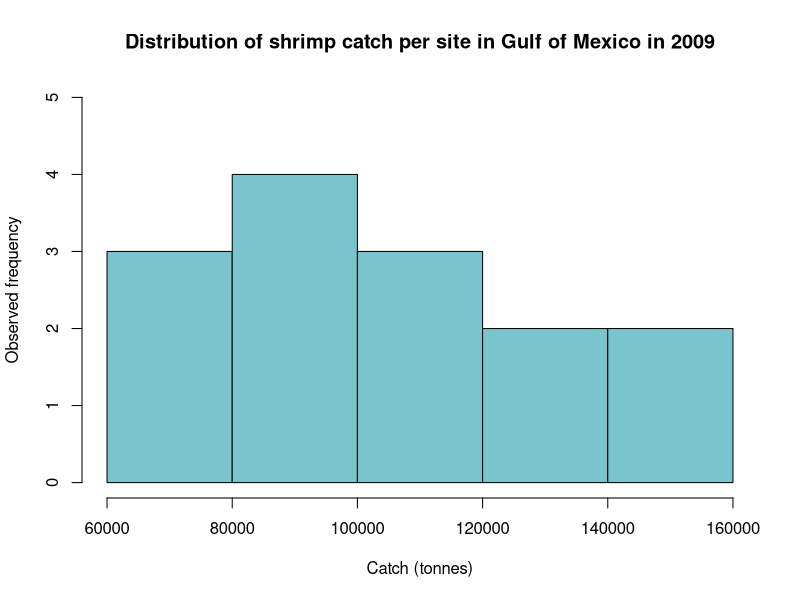
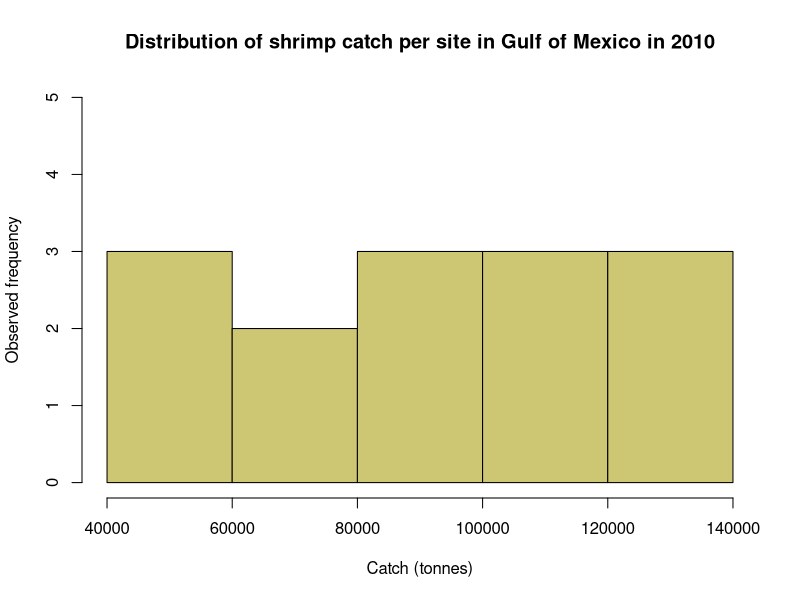
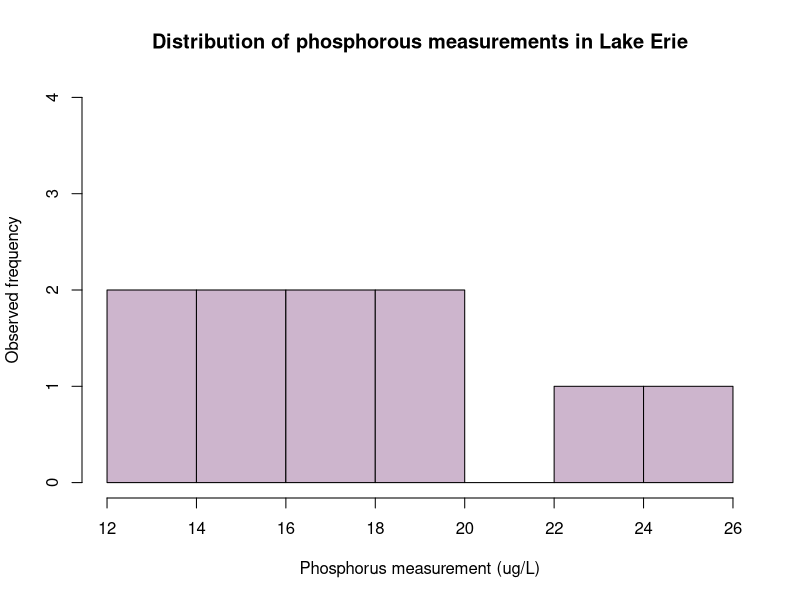
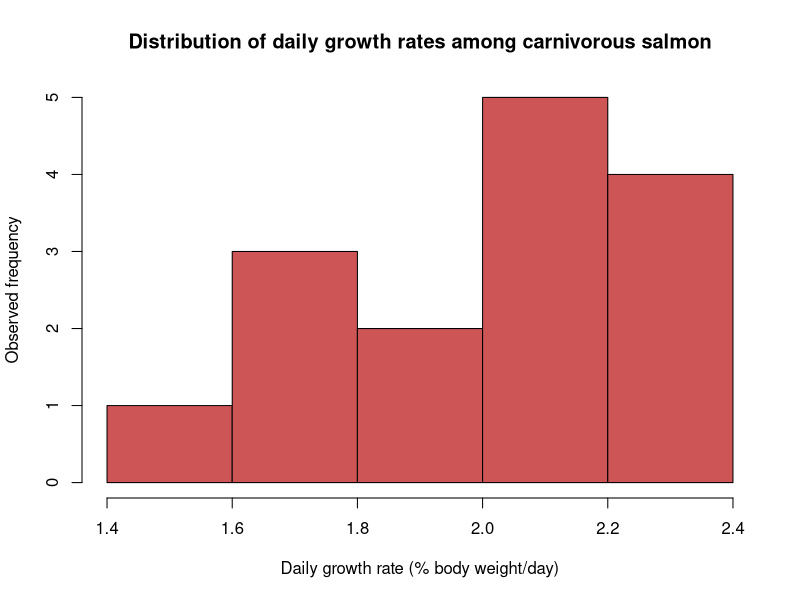
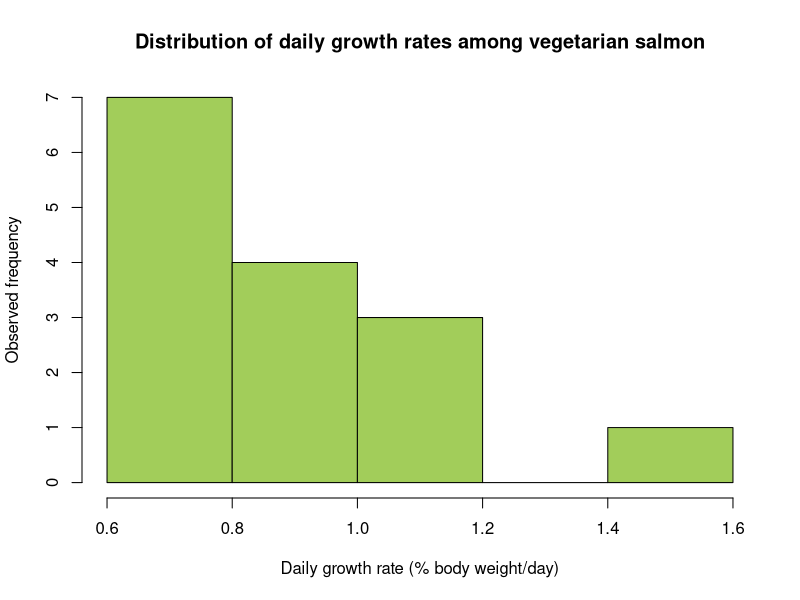
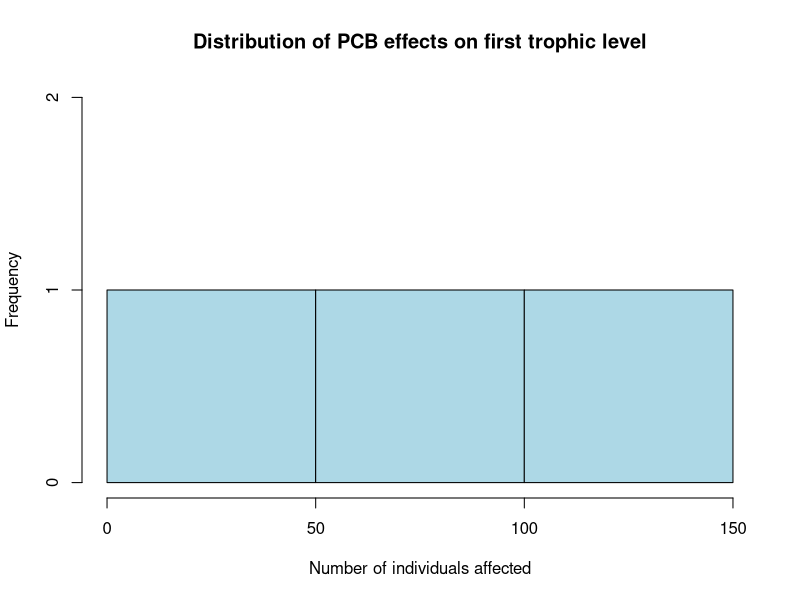
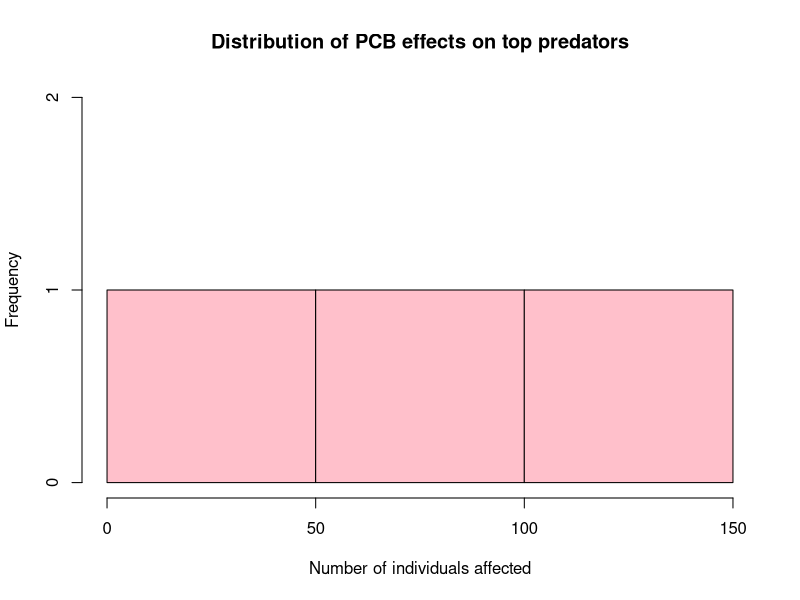

Here is the R script that generated these plots, in order:
## ---- chunk 1
knitr::opts_chunk$set(echo = TRUE)
## ---- chunk 2
shrimp.data=read.csv("scenario1.csv")
shrimp.data
avg2009=mean(shrimp.data$catch2009)
avg2010=mean(shrimp.data$catch2010)
avgdiff=avg2009-avg2010
decline=avgdiff/avg2009*100
## ---- chunk 3
hist(shrimp.data$catch2009,main='Distribution of shrimp catch per site in Gulf of Mexico in 2009',xlab='Catch (tonnes)',ylab='Observed frequency',ylim=c(0,5),col="cadetblue3")
hist(shrimp.data$catch2010,main='Distribution of shrimp catch per site in Gulf of Mexico in 2010',xlab='Catch (tonnes)',ylab='Observed frequency',ylim=c(0,5),col='khaki3')
## ---- chunk 4
t.test(shrimp.data$catch2009,shrimp.data$catch2010,paired=TRUE)
## ---- chunk 5
Rtail=qt(0.975,13)
Ltail=qt(0.025,13)
## ---- chunk 6
lake.erie=read.csv("scenario2.csv")
lake.erie
meanP=mean(lake.erie$TotalP)
## ---- chunk 7
hist(lake.erie$TotalP,main="Distribution of phosphorous measurements in Lake Erie",xlab="Phosphorus measurement (ug/L)",ylab="Observed frequency",ylim=c(0,4),col="thistle3")
## ---- chunk 8
t.test(lake.erie$TotalP)
## ---- chunk 9
Rtail2=qt(0.975,9)
Ltail2=qt(0.025,9)
## ---- chunk 10
salmon.growth=read.csv("scenario3.csv")
salmon.growth
meanCarn=mean(salmon.growth$Carnivorous)
meanVeg=mean(salmon.growth$Vegetarian)
## ---- chunk 11
hist(salmon.growth$Carnivorous,main="Distribution of daily growth rates among carnivorous salmon",xlab="Daily growth rate (% body weight/day)",ylab="Observed frequency",col="indianred3")

hist(salmon.growth$Vegetarian,main="Distribution of daily growth rates among vegetarian salmon",xlab="Daily growth rate (% body weight/day)",ylab="Observed frequency",col="darkolivegreen3")
## ---- chunk 12
t.test(salmon.growth$Carnivorous,salmon.growth$Vegetarian)
## ---- chunk 13
Rtail3=qt(0.975,14)
Ltail3=qt(0.025,14)
## ---- chunk 14
first.level=c(133,100,17)
top.predator=c(4,61,35)
effect=c("No effect", "No reproduction", "Death")
PCB.effects=data.frame('FirstLevel'=first.level,'Predator'=top.predator) #this data frame does not include the effect vector as it is not deeded for the chi square function
PCB.effects
## ---- chunk 15
hist(first.level,main="Distribution of PCB effects on first trophic level",xlab="Number of individuals affected",ylab="Frequency",ylim=c(0,2),col="lightblue")

hist(first.level,main="Distribution of PCB effects on top predators",xlab="Number of individuals affected",ylab="Frequency",ylim=c(0,2),col="pink")
## ---- chunk 16
chisq.test(PCB.effects)
## ---- chunk 17
pcb.crit=qchisq(0.95,2)
